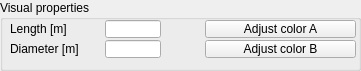
  <widget class="QGroupBox" name="groupBox_4">
   <property name="geometry">
    <rect>
     <x>10</x>
     <y>290</y>
     <width>361</width>
     <height>71</height>
    </rect>
   </property>
   <property name="title">
    <string>Visual properties</string>
   </property>
   <property name="flat">
    <bool>false</bool>
   </property>
   <widget class="QLineEdit" name="qqDiameter">
    <property name="geometry">
     <rect>
      <x>105</x>
      <y>40</y>
      <width>56</width>
      <height>18</height>
     </rect>
    </property>
   </widget>
   <widget class="QLineEdit" name="qqLength">
    <property name="geometry">
     <rect>
      <x>105</x>
      <y>20</y>
      <width>56</width>
      <height>18</height>
     </rect>
    </property>
   </widget>
   <widget class="QLabel" name="label_11">
    <property name="geometry">
     <rect>
      <x>10</x>
      <y>40</y>
      <width>91</width>
      <height>18</height>
     </rect>
    </property>
    <property name="text">
     <string>Diameter [m]</string>
    </property>
   </widget>
   <widget class="QLabel" name="label_12">
    <property name="geometry">
     <rect>
      <x>10</x>
      <y>20</y>
      <width>91</width>
      <height>18</height>
     </rect>
    </property>
    <property name="text">
     <string>Length [m]</string>
    </property>
   </widget>
   <widget class="QToolButton" name="qqAdjustColorB">
    <property name="geometry">
     <rect>
      <x>205</x>
      <y>40</y>
      <width>151</width>
      <height>18</height>
     </rect>
    </property>
    <property name="focusPolicy">
     <enum>Qt::StrongFocus</enum>
    </property>
    <property name="text">
     <string>Adjust color B</string>
    </property>
   </widget>
   <widget class="QToolButton" name="qqAdjustColorA">
    <property name="geometry">
     <rect>
      <x>205</x>
      <y>20</y>
      <width>151</width>
      <height>18</height>
     </rect>
    </property>
    <property name="focusPolicy">
     <enum>Qt::StrongFocus</enum>
    </property>
    <property name="text">
     <string>Adjust color A</string>
    </property>
   </widget>
  </widget>
